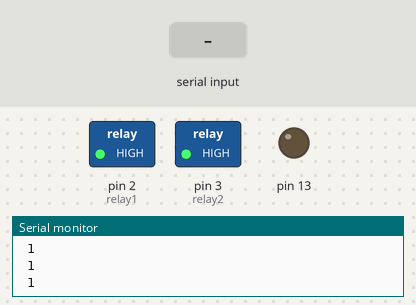
The sketch below on a simulated Arduino Uno, built with avr-gcc and run on an emulated ATmega328P. Parts: switched loads named in the sketch (green lamp = pin HIGH), output pins drawn as LEDs (lit = HIGH), the last lines printed to the serial monitor. Inputs (shaded band) come from the test bench.

Above: at 1.5 s.
1.6 s: "*switch on" received over Serial
At 2.4 s:
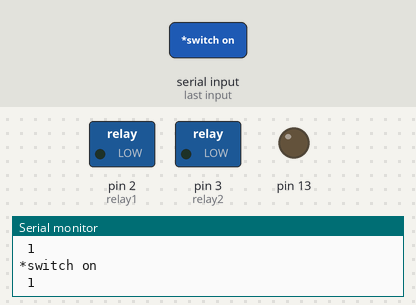
3.6 s: "*lamp off" received over Serial
At 4.5 s:
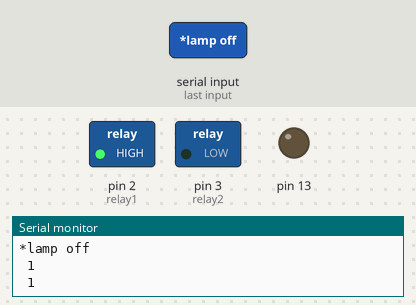
5.1 s: "1" received over Serial
At 6.0 s:
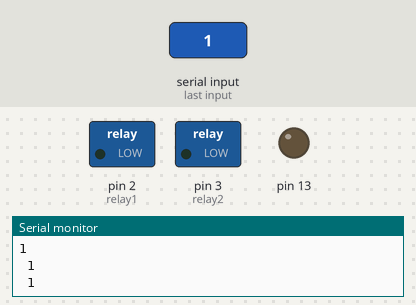
6.7 s: "*kettle off" received over Serial
At 7.6 s:
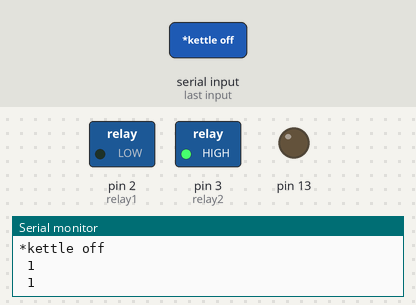
8.3 s: "0" received over Serial
At 9.1 s:
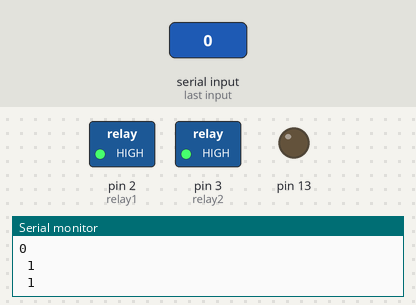
Timing chart, 0 to 10.8 s (numbered marks = the images above; inputs shaded):
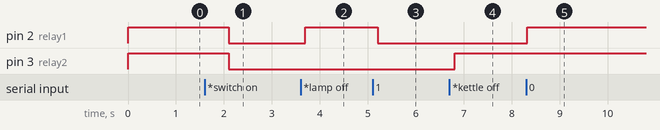

Measured:
- after the input at 1.6 s, pin 2 (relay1), pin 3 (relay2): HIGH → LOW after 0.50 s
- after the input at 3.6 s, pin 2 (relay1): LOW → HIGH after 0.09 s
- after the input at 5.1 s, pin 2 (relay1): HIGH → LOW after 0.10 s
- after the input at 6.7 s, pin 3 (relay2): LOW → HIGH after 0.11 s
- after the input at 8.3 s, pin 2 (relay1): LOW → HIGH at once

The sketch:

working_voice_control.ino
```cpp
/*
------------------------------------------------------------------------
                            ConfusedWalrus
------------------------------------------------------------------------
*/

String voice;
#define relay1 2    //Connect relay1 to pin 2
#define relay2 3    //Connect relay2 to pin 3
void setup()
{
  Serial.begin(9600);            //Set rate for communicating with phone
  pinMode(relay1, OUTPUT);       //Set relay1 as an output
  pinMode(relay2, OUTPUT);       //Set relay2 as an output
  digitalWrite(relay1, HIGH);     //Switch relay1 off
  digitalWrite(relay2, HIGH);     //Swtich relay2 off
  pinMode(13,OUTPUT);
}
void loop()
{
   Serial.print(" " );
  Serial.println(1);
  delay(500);

  while(Serial.available())    //Check if there are available bytes to read
  {
    delay(10);                 //Delay to make it stable
    char c = Serial.read();    //Conduct a serial read
    if (c == '#'){
      break;                   //Stop the loop once # is detected after a word
    }
    voice += c;                //Means voice = voice + c
  }
    if (voice.length() >0)
    {
      Serial.println(voice);
      if(voice == "*switch on"){
        switchon();

      }               //Initiate function switchon if voice is switch on
 else if(voice == "*jarvis please on the system" || voice=="1"){
          switchon();
      }

        else if(voice == "*jarvis please of the system"){
        switchoff();
      }

      else if(voice == "*switch off" || voice=="0"){
        switchoff();
      }               //Initiate function switchoff if voice is switch off
      else if(voice == "*lamp on"){
//You can replace 'lamp on' with anything you want...same applies to others
        digitalWrite(relay1, LOW);
      }
      else if(voice == "*lamp off"){
        digitalWrite(relay1, HIGH);
      }
      else if(voice == "*kettle on"){
        digitalWrite(relay2, LOW);
      }
      else if(voice == "*kettle off"){
        digitalWrite(relay2, HIGH);
      }
      voice="";
    }
}
void switchon()               //Function for turning on relays
{
  digitalWrite(relay1, LOW);
  digitalWrite(relay2, LOW);
}
void switchoff()              //Function for turning on relays
{
  digitalWrite(relay1, HIGH);
  digitalWrite(relay2, HIGH);
}

/*

You can add any function you want depending on how many devices you have hooked up.
For example you could have a function called 'cinema' which would dim the lights and
turn the TV on. You can have as many as you have pins on your arduino.
For my relay 'LOW' turns off and 'HIGH' turns on
The outline to follow is this:

   void ......()
   {
     digitalWrite(...., LOW/HIGH);
     digitalWrite(...., LOW/HIGH);
   }

*/
```
